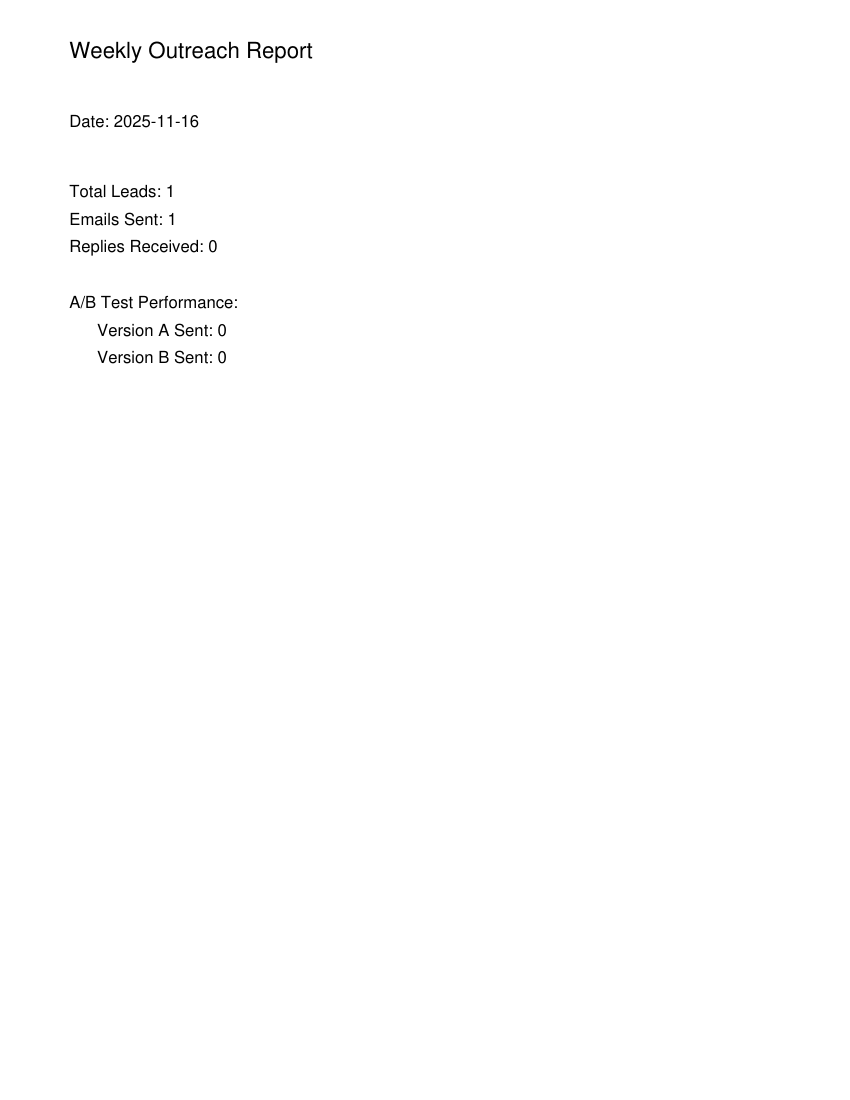

Reproduce this figure in Python.
# weekly_report.py

from reportlab.lib.pagesizes import letter
from reportlab.pdfgen import canvas
from sheets_handler import get_analytics
from config import REPORT_RECIPIENTS, SMTP_SERVER, SMTP_PORT, SMTP_USER, SMTP_PASS, FROM_EMAIL, FROM_NAME
import smtplib
from email.mime.text import MIMEText
from email.mime.multipart import MIMEMultipart
from email.mime.application import MIMEApplication
import datetime


def generate_pdf(filename, analytics):
    """Create a weekly analytics PDF."""
    c = canvas.Canvas(filename, pagesize=letter)
    c.setFont("Helvetica", 16)
    c.drawString(50, 750, "Weekly Outreach Report")

    c.setFont("Helvetica", 12)
    c.drawString(50, 700, f"Date: {datetime.date.today()}")

    c.drawString(50, 650, f"Total Leads: {analytics['total']}")
    c.drawString(50, 630, f"Emails Sent: {analytics['sent']}")
    c.drawString(50, 610, f"Replies Received: {analytics['replies']}")

    c.drawString(50, 570, "A/B Test Performance:")
    c.drawString(70, 550, f"Version A Sent: {analytics['a_sent']}")
    c.drawString(70, 530, f"Version B Sent: {analytics['b_sent']}")

    c.save()


def email_pdf(filename):
    """Send the weekly PDF via email."""
    msg = MIMEMultipart()
    msg["From"] = f"{FROM_NAME} <{FROM_EMAIL}>"
    msg["To"] = ", ".join(REPORT_RECIPIENTS)
    msg["Subject"] = "Weekly Outreach Report"

    msg.attach(MIMEText("Attached is your weekly outreach performance report.", "plain"))

    with open(filename, "rb") as f:
        pdf = MIMEApplication(f.read(), _subtype="pdf")
        pdf.add_header("Content-Disposition", "attachment", filename=filename)
        msg.attach(pdf)

    with smtplib.SMTP(SMTP_SERVER, SMTP_PORT) as server:
        server.starttls()
        server.login(SMTP_USER, SMTP_PASS)
        server.sendmail(FROM_EMAIL, REPORT_RECIPIENTS, msg.as_string())

    print("Weekly report sent!")


def run_weekly_report():
    analytics = get_analytics()
    filename = "weekly_report.pdf"

    generate_pdf(filename, analytics)
    email_pdf(filename)


if __name__ == "__main__":
    run_weekly_report()
